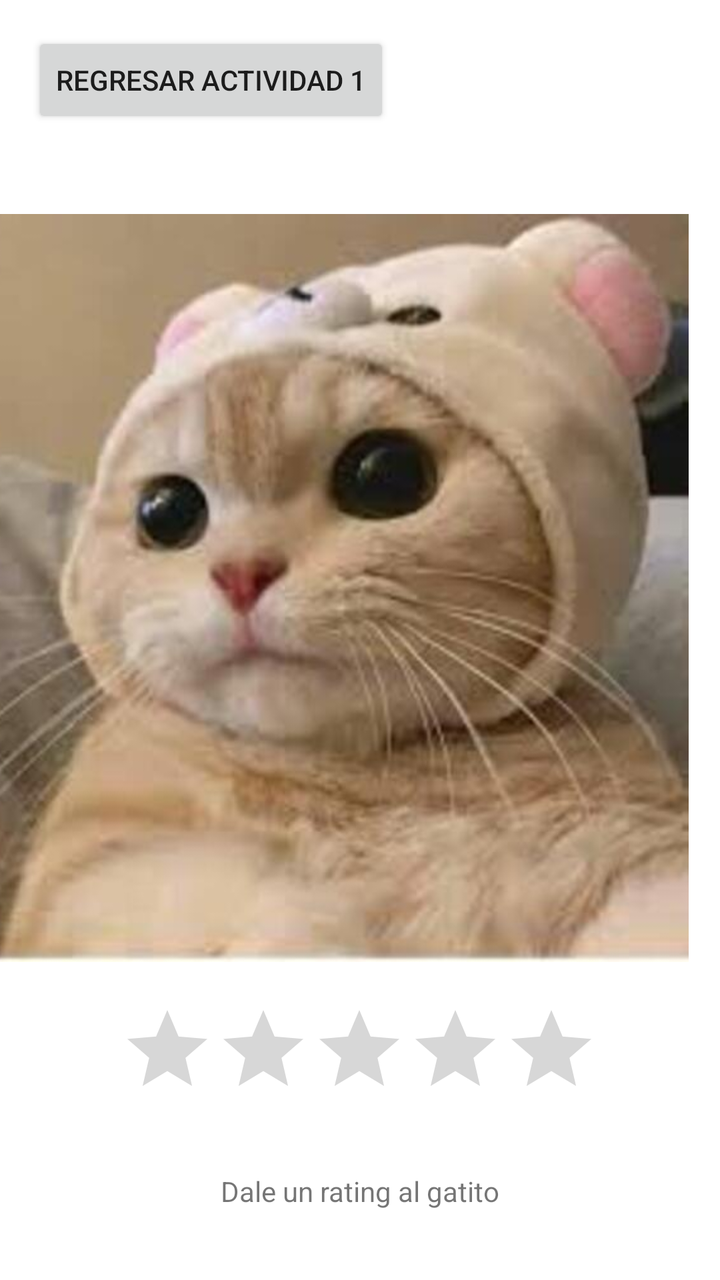
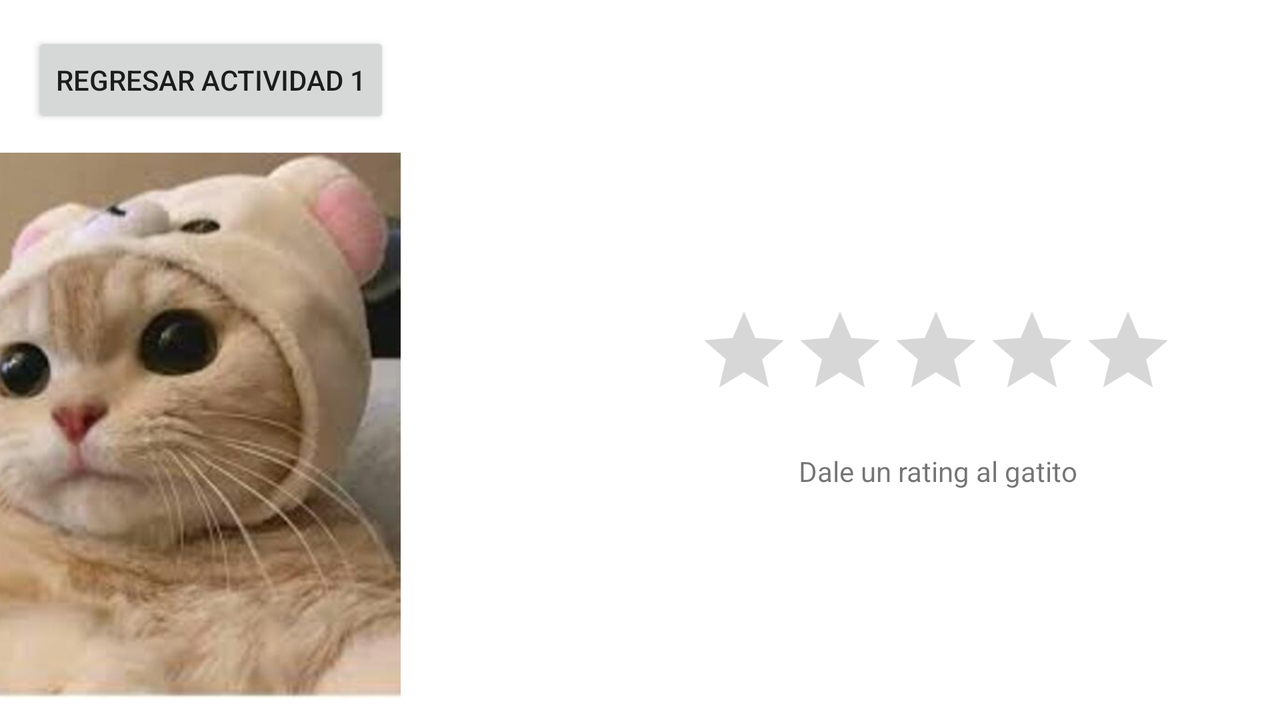

The same Android screen from two of the app's own layout files: first res/layout/ as a phone draws it, then the author's variant for another configuration, drawn on a device whose configuration selects that folder. Both files follow.
<!-- AndroidManifest.xml: application theme Theme.MyCustomFeed -->
<!-- res/layout/activity_actividad3.xml -->
<?xml version="1.0" encoding="utf-8"?>
<androidx.constraintlayout.widget.ConstraintLayout xmlns:android="http://schemas.android.com/apk/res/android"
    xmlns:app="http://schemas.android.com/apk/res-auto"
    xmlns:tools="http://schemas.android.com/tools"
    android:layout_width="match_parent"
    android:layout_height="match_parent"
    tools:context=".Actividad3">

    <Button
        android:id="@+id/button_BackOne"
        android:layout_width="wrap_content"
        android:layout_height="wrap_content"
        android:layout_marginStart="16dp"
        android:layout_marginTop="16dp"
        android:text="Regresar Actividad 1"
        app:layout_constraintStart_toStartOf="parent"
        app:layout_constraintTop_toTopOf="parent" />

    <RatingBar
        android:id="@+id/ratingBar"
        android:layout_width="wrap_content"
        android:layout_height="wrap_content"
        app:layout_constraintEnd_toEndOf="parent"
        app:layout_constraintHorizontal_bias="0.497"
        app:layout_constraintStart_toStartOf="parent"
        app:layout_constraintTop_toBottomOf="@+id/imageView2" />

    <TextView
        android:id="@+id/textView2"
        android:layout_width="wrap_content"
        android:layout_height="wrap_content"
        android:layout_marginTop="28dp"
        android:text="Dale un rating al gatito"
        app:layout_constraintEnd_toEndOf="parent"
        app:layout_constraintStart_toStartOf="parent"
        app:layout_constraintTop_toBottomOf="@+id/ratingBar" />

    <ImageView
        android:id="@+id/imageView2"
        android:layout_width="374dp"
        android:layout_height="414dp"
        android:layout_marginEnd="16dp"
        app:layout_constraintBottom_toBottomOf="parent"
        app:layout_constraintEnd_toEndOf="parent"
        app:layout_constraintTop_toBottomOf="@+id/button_BackOne"
        app:layout_constraintVertical_bias="0.142"
        app:srcCompat="@drawable/gato" />
</androidx.constraintlayout.widget.ConstraintLayout>
<!-- resources referenced by this layout -->
<resources>
  <!-- drawable gato: jpeg bitmap (drawable, 39877 bytes) -->
  <style name="Theme.MyCustomFeed" parent="Theme.MaterialComponents.DayNight.DarkActionBar">
          
          <item name="colorPrimary">@color/purple_500</item>
          <item name="colorPrimaryVariant">@color/purple_700</item>
          <item name="colorOnPrimary">@color/white</item>
          
          <item name="colorSecondary">@color/teal_200</item>
          <item name="colorSecondaryVariant">@color/teal_700</item>
          <item name="colorOnSecondary">@color/black</item>
          
          <item name="android:statusBarColor" tools:targetApi="l">?attr/colorPrimaryVariant</item>
          
      </style>
</resources>
<!-- res/layout-land/activity_actividad3.xml (the author's variant of the layout above) -->
<!-- drawn on the phone turned sideways -->
<?xml version="1.0" encoding="utf-8"?>
<androidx.constraintlayout.widget.ConstraintLayout xmlns:android="http://schemas.android.com/apk/res/android"
    xmlns:app="http://schemas.android.com/apk/res-auto"
    xmlns:tools="http://schemas.android.com/tools"
    android:layout_width="match_parent"
    android:layout_height="match_parent"
    tools:context=".Actividad3">

    <Button
        android:id="@+id/button_BackOne"
        android:layout_width="wrap_content"
        android:layout_height="wrap_content"
        android:layout_marginStart="16dp"
        android:layout_marginTop="16dp"
        android:text="Regresar Actividad 1"
        app:layout_constraintStart_toStartOf="parent"
        app:layout_constraintTop_toTopOf="parent" />

    <RatingBar
        android:id="@+id/ratingBar"
        android:layout_width="wrap_content"
        android:layout_height="wrap_content"
        app:layout_constraintBottom_toBottomOf="parent"
        app:layout_constraintEnd_toEndOf="parent"
        app:layout_constraintHorizontal_bias="0.74"
        app:layout_constraintStart_toEndOf="@+id/imageView2"
        app:layout_constraintTop_toTopOf="parent" />

    <TextView
        android:id="@+id/textView2"
        android:layout_width="wrap_content"
        android:layout_height="wrap_content"
        android:text="Dale un rating al gatito"
        app:layout_constraintBottom_toBottomOf="parent"
        app:layout_constraintEnd_toEndOf="parent"
        app:layout_constraintHorizontal_bias="0.663"
        app:layout_constraintStart_toEndOf="@+id/imageView2"
        app:layout_constraintTop_toBottomOf="@+id/ratingBar"
        app:layout_constraintVertical_bias="0.132" />

    <ImageView
        android:id="@+id/imageView2"
        android:layout_width="273dp"
        android:layout_height="300dp"
        android:layout_marginEnd="440dp"
        app:layout_constraintBottom_toBottomOf="parent"
        app:layout_constraintEnd_toEndOf="parent"
        app:layout_constraintTop_toBottomOf="@+id/button_BackOne"
        app:layout_constraintVertical_bias="0.34"
        app:srcCompat="@drawable/gato" />
</androidx.constraintlayout.widget.ConstraintLayout>
